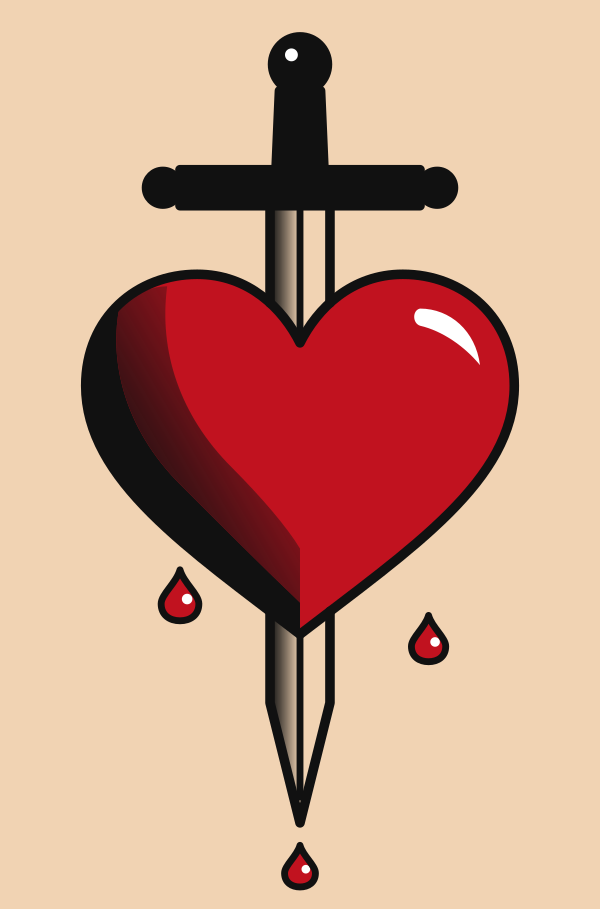
#> input picture flashs/dague-coeur/apercu.png, 600 x 909 px
$ python buk_flash_import.py ../../../flashs/dague-coeur/apercu.png
#> lines starting #> are read from the running program, lines starting #| are printed output that depends on the picture; after the words box and inside, x2 and y2 are one past the last pixel; in counts of white or black regions, pixels touching at a corner belong together
#!/usr/bin/env python3
"""Convertit un motif d'une planche de flash (photo/scan) en flash au contrat buk.

C'est la façon recommandée de faire un flash de qualité : partir d'un VRAI dessin traditionnel
(planche du domaine public, croquis de la personne) plutôt que de dessiner point par point.

Ce que fait le script :
  1. détecte l'encre noire, le rouge, le bleu et le vert sur le papier (espace Lab) ;
  2. trait de plume → squelette → lignes centrales lissées, épaisseur d'aiguille (lining RL7) ;
  3. silhouette extérieure → contour épais lissé (bold-line RL11) ;
  4. aplats : rouge → solid-red ; noir épais et vert → solid-black (le vert n'existe pas chez
     buk) ; bleu → whip (le bleu des vieux flashs devient de l'ombrage noir) ;
  5. écrit un SVG en mm au contrat buk (validé par buk_validate.py).

Usage :
  python3 buk_flash_import.py planche.jpg --crop x0 y0 x1 y1 --largeur-mm 70 --titre "Rose" -o rose.svg
  (--crop en pixels de l'image d'origine ; --apercu pour un PNG de contrôle)

Dépendances : opencv-contrib (ximgproc) ou scikit-image, numpy.
À n'utiliser que sur des images dont on a le droit : domaine public (CC0), ses propres dessins.
"""
from __future__ import annotations

import argparse
import math
import sys
from pathlib import Path

try:
    import cv2
    import numpy as np
except ImportError:  # pragma: no cover
    sys.exit("pip install opencv-contrib-python-headless numpy")

NOIR, ROUGE = "#111111", "#C1121F"


# --------------------------------------------------------------------------- masques

def masques(img, trait_px=5):
    """Renvoie (traits, noir_plein, rouge, bleu, vert).

    Les traits de plume sont isolés par un « black-hat » sur la luminance : ce qui est plus
    sombre que son voisinage immédiat, que le fond soit le papier ou un aplat rouge.
    """
    lab = cv2.cvtColor(img, cv2.COLOR_BGR2LAB).astype(np.int16)
    L, A, B = lab[..., 0], lab[..., 1] - 128, lab[..., 2] - 128
    # Tout est mesuré par rapport au papier (jaune, brun, crème…) : couleur médiane des pixels clairs.
    clair = L > np.percentile(L, 55)
    paper, pA, pB = float(np.median(L[clair])), float(np.median(A[clair])), float(np.median(B[clair]))
    dA, dB = A - pA, B - pB
    k = max(9, int(trait_px * 3) | 1)
    bh = cv2.morphologyEx(L.astype(np.uint8), cv2.MORPH_BLACKHAT, cv2.getStructuringElement(cv2.MORPH_ELLIPSE, (k, k)))
    # Seuil d'Otsu sur la réponse black-hat : sépare le trait du grain du papier.
    vals = bh[bh > 4].astype(np.uint8)
    otsu = cv2.threshold(vals.reshape(-1, 1), 0, 255, cv2.THRESH_BINARY + cv2.THRESH_OTSU)[0] if vals.size else 20
    seuil = max(16, otsu)
    rouge = (dA > 18) & (dA > np.abs(dB) * .45)
    traits = (bh > seuil) | ((bh > seuil * .7) & rouge)
    noir_plein = (L < paper * .4) & (dA < 16)
    bleu = (dB < -9) & (dA < 8) & (L < paper * .95) & (L > paper * .3)
    vert = (dA < -8) & (L < paper * .95) & (L > paper * .3)
    return traits, noir_plein, rouge, bleu, vert


def nettoie(m, ouv=2, ferm=3, aire_min=30):
    m = m.astype(np.uint8) * 255
    if ferm:
        m = cv2.morphologyEx(m, cv2.MORPH_CLOSE, np.ones((ferm, ferm), np.uint8))
    if ouv:
        m = cv2.morphologyEx(m, cv2.MORPH_OPEN, np.ones((ouv, ouv), np.uint8))
    n, lab, stats, _ = cv2.connectedComponentsWithStats(m, 8)
    out = np.zeros_like(m)
    for i in range(1, n):
        if stats[i, cv2.CC_STAT_AREA] >= aire_min:
            out[lab == i] = 255
    return out


def sans_bord(m, marge=3, part=.2):
    """Supprime les composantes qui touchent le bord du cadre (œillets, motif voisin coupé)."""
    m = m.astype(np.uint8)
    if m.max() == 1:
        m = m * 255
    n, lab, stats, _ = cv2.connectedComponentsWithStats(m, 8)
    h, w = m.shape
    out = m.copy()
    if n <= 1:
        return out
    grand = stats[1:, cv2.CC_STAT_AREA].max()
    for i in range(1, n):
        x, y, ww, hh, aire = stats[i]
        touche = x <= marge or y <= marge or x + ww >= w - marge or y + hh >= h - marge
        if touche and aire < part * grand:  # petit morceau coupé par le cadre : pas le motif
            out[lab == i] = 0
    return out


# [27 lines left out: function _zhang_suen, not called in this run]


def squelette(m):
    if hasattr(cv2, "ximgproc"):
        return cv2.ximgproc.thinning(m, thinningType=cv2.ximgproc.THINNING_ZHANGSUEN)
    try:
        from skimage.morphology import skeletonize
        return (skeletonize(m > 0) * 255).astype(np.uint8)
    except ImportError:
        return _zhang_suen(m)


# --------------------------------------------------------------------------- géométrie

NB = [(-1, -1), (0, -1), (1, -1), (-1, 0), (1, 0), (-1, 1), (0, 1), (1, 1)]


def polylignes(sk):
    """Squelette (pixels) → liste de polylignes, coupées aux jonctions."""
    ys, xs = np.nonzero(sk)
    pts = set(zip(xs.tolist(), ys.tolist()))

    def voisins(p):
        x, y = p
        return [(x + dx, y + dy) for dx, dy in NB if (x + dx, y + dy) in pts]
    deg = {p: len(voisins(p)) for p in pts}
    vus = set()
    lignes = []

    def marche(a, b):
        ligne = [a, b]
        vus.add(frozenset((a, b)))
        prev, cur = a, b
        while deg[cur] == 2:
            nxt = [q for q in voisins(cur) if q != prev and frozenset((cur, q)) not in vus]
            if not nxt:
                break
            vus.add(frozenset((cur, nxt[0])))
            prev, cur = cur, nxt[0]
            ligne.append(cur)
        return ligne
    for p in pts:
        if deg[p] != 2:
            for q in voisins(p):
                if frozenset((p, q)) not in vus:
                    lignes.append(marche(p, q))
    for p in pts:  # boucles fermées sans extrémité
        for q in voisins(p):
            if frozenset((p, q)) not in vus:
                lignes.append(marche(p, q))
    return lignes


def raccorde(lignes, gap, angle_max=55):
    """Relie les bouts de polylignes proches et à peu près alignés (trait de plume coupé).

    Glouton : toutes les paires de bouts candidates sont triées par distance une seule fois.
    """
    cosmax = math.cos(math.radians(angle_max))

    def dirn(pl, fin):
        a, b = (pl[-1], pl[max(0, len(pl) - 6)]) if fin else (pl[0], pl[min(len(pl) - 1, 5)])
        dx, dy = a[0] - b[0], a[1] - b[1]
        n = math.hypot(dx, dy) or 1
        return dx / n, dy / n
    ends = []
    for i, pl in enumerate(lignes):
        for fin in (False, True):
            ends.append((i, fin, pl[-1] if fin else pl[0], dirn(pl, fin)))
    cand = []
    cell = {}
    for k, (_, _, p, _) in enumerate(ends):
        cell.setdefault((int(p[0] // gap), int(p[1] // gap)), []).append(k)
    for k, (i, fa, pa, da) in enumerate(ends):
        cx, cy = int(pa[0] // gap), int(pa[1] // gap)
        for dx in (-1, 0, 1):
            for dy in (-1, 0, 1):
                for m in cell.get((cx + dx, cy + dy), []):
                    j, fb, pb, db = ends[m]
                    if m <= k or j == i:
                        continue
                    d = math.hypot(pb[0] - pa[0], pb[1] - pa[1])
                    if d == 0 or d > gap:
                        continue
                    ux, uy = (pb[0] - pa[0]) / d, (pb[1] - pa[1]) / d
                    if da[0] * ux + da[1] * uy > cosmax and -(db[0] * ux + db[1] * uy) > cosmax:
                        cand.append((d, k, m))
    cand.sort()
    # Chaque bout ne sert qu'une fois : les lignes forment des chemins (ou des boucles).
    lien = {}
    for _, k, m in cand:
        if k in lien or m in lien:
            continue
        lien[k], lien[m] = m, k
    n = len(lignes)
    vus = set()

    def parcourt(start, premier_bout):
        """premier_bout : 0 si la ligne est prise dans son sens, 1 si inversée."""
        chaine, cur, entree = [], start, premier_bout
        while cur not in vus:
            vus.add(cur)
            pl = lignes[cur] if entree == 0 else lignes[cur][::-1]
            chaine += pl
            sortie = 2 * cur + (1 - entree)
            if sortie not in lien:
                break
            m = lien[sortie]
            cur, entree = m // 2, m % 2
        return chaine
    out = []
    for i in range(n):  # chemins : partir d'une ligne dont un bout est libre
        if i in vus:
            continue
        if 2 * i not in lien:
            out.append(parcourt(i, 0))
        elif 2 * i + 1 not in lien:
            out.append(parcourt(i, 1))
    for i in range(n):  # boucles restantes
        if i not in vus:
            out.append(parcourt(i, 0))
    return out


def adoucit(pl, w=5):
    """Moyenne glissante sur les points (efface le tremblé du squelette), bouts conservés."""
    if len(pl) <= w:
        return pl
    a = np.array(pl, float)
    k = np.ones(w) / w
    xs = np.convolve(np.pad(a[:, 0], w // 2, mode="edge"), k, mode="valid")
    ys = np.convolve(np.pad(a[:, 1], w // 2, mode="edge"), k, mode="valid")
    out = list(zip(xs.tolist(), ys.tolist()))
    out[0], out[-1] = pl[0], pl[-1]
    return out


def rdp(pts, eps):
    if len(pts) < 3:
        return pts
    a, b = np.array(pts[0], float), np.array(pts[-1], float)
    ab = b - a
    n = np.hypot(*ab) or 1e-9
    d = [abs(ab[0] * (p[1] - a[1]) - ab[1] * (p[0] - a[0])) / n for p in pts[1:-1]]
    i = int(np.argmax(d)) + 1
    if d[i - 1] > eps:  # noqa: SIM108
        return rdp(pts[:i + 1], eps)[:-1] + rdp(pts[i:], eps)
    return [pts[0], pts[-1]]


def lisse_d(pts, ferme=False, k=1 / 6):
    """Polyligne → chemin de Béziers (Catmull-Rom). Coordonnées déjà en mm."""
    if len(pts) < 2:
        return ""
    if ferme and pts[0] == pts[-1]:
        pts = pts[:-1]
    n = len(pts)
    f = lambda p: f"{p[0]:.2f} {p[1]:.2f}"  # noqa: E731
    d = ["M" + f(pts[0])]
    rng = range(n) if ferme else range(n - 1)
    for i in rng:
        p0 = pts[i - 1] if (ferme or i > 0) else pts[i]
        p1, p2 = pts[i], pts[(i + 1) % n]
        p3 = pts[(i + 2) % n] if (ferme or i + 2 < n) else p2
        c1 = (p1[0] + (p2[0] - p0[0]) * k, p1[1] + (p2[1] - p0[1]) * k)
        c2 = (p2[0] - (p3[0] - p1[0]) * k, p2[1] - (p3[1] - p1[1]) * k)
        d.append("C" + " ".join((f(c1), f(c2), f(p2))))
    if ferme:
        d.append("Z")
    return " ".join(d)


def contours_zone(m, s, eps_px):
    """Masque → chemin (avec trous, evenodd) en mm."""
    cnts, _ = cv2.findContours(m, cv2.RETR_CCOMP, cv2.CHAIN_APPROX_NONE)
    parts = []
    for c in cnts:
        if cv2.contourArea(c) < 25:
            continue
        a = cv2.approxPolyDP(c, eps_px, True).reshape(-1, 2)
        if len(a) < 3:
            continue
        parts.append(lisse_d([(x * s, y * s) for x, y in a.tolist()], ferme=True))
    return " ".join(parts)


# --------------------------------------------------------------------------- conversion

def convertir(img, largeur_mm, titre, placement="", trait_mm=0.8, contour_mm=1.4):
    h0, w0 = img.shape[:2]
    up = max(1.0, 900 / max(h0, w0))  # travailler à ~900 px pour un squelette propre
    img = cv2.resize(img, (round(w0 * up), round(h0 * up)), interpolation=cv2.INTER_CUBIC)
    img = cv2.bilateralFilter(img, 7, 40, 7)
    h, w = img.shape[:2]
    s = largeur_mm / w  # mm par pixel
    traits, noir_plein, rouge, bleu, vert = masques(img, trait_px=4 * up)
    lignes = nettoie(traits, ouv=0, ferm=5, aire_min=int(40 * up))
    lignes = sans_bord(lignes)
    noir_plein = sans_bord(noir_plein.astype(np.uint8) * 255, part=10) > 0  # un aplat noir au bord = œillet
    epais = nettoie(noir_plein, ouv=7, ferm=3, aire_min=int(300 * up))
    lignes = cv2.subtract(lignes, cv2.dilate(epais, np.ones((3, 3), np.uint8), iterations=2))
    ink = cv2.bitwise_or(lignes, epais)
    dist = cv2.distanceTransform(lignes, cv2.DIST_L2, 5)
    trait_px = float(np.percentile(dist[dist > 0], 75) * 2) if (dist > 0).any() else 3.0

    rouge_m = nettoie((sans_bord(rouge) > 0) | ((cv2.dilate(rouge.astype(np.uint8), np.ones((5, 5), np.uint8)) > 0) & (lignes > 0)),
                      ouv=3, ferm=9, aire_min=int(60 * up))
    bleu_m = nettoie(bleu & ~(rouge_m > 0) & ~noir_plein, ouv=3, ferm=7, aire_min=int(80 * up))
    vert_m = nettoie(vert & ~(rouge_m > 0) & ~noir_plein, ouv=3, ferm=7, aire_min=int(80 * up))
    noir_m = cv2.bitwise_or(epais, vert_m)

    # Silhouette : tout ce qui est dessiné, trous bouchés.
    tout = cv2.bitwise_or(cv2.bitwise_or(ink, rouge_m), cv2.bitwise_or(bleu_m, vert_m))
    tout = cv2.morphologyEx(tout, cv2.MORPH_CLOSE, np.ones((9, 9), np.uint8))
    sil_c, _ = cv2.findContours(tout, cv2.RETR_EXTERNAL, cv2.CHAIN_APPROX_NONE)
    sil_c = [c for c in sil_c if cv2.contourArea(c) > 0.01 * h * w]
    sil = np.zeros_like(tout)
    cv2.drawContours(sil, sil_c, -1, 255, -1)
    bord = np.zeros_like(tout)
    cv2.drawContours(bord, sil_c, -1, 255, int(max(6, trait_px * 3.2)))

    # Trait intérieur : squelette des lignes, hors bord de silhouette (déjà au contour épais).
    sk = squelette(lignes)
    sk[bord > 0] = 0
    traits = []
    pls = [pl for pl in polylignes(sk) if len(pl) >= 4]
    pls = raccorde(pls, gap=trait_px * 3.5)
    for pl in pls:
        if len(pl) < max(10, trait_px * 3.5):
            continue
        court = len(pl) < trait_px * 14  # lettres, petits détails : moins lisser
        pl = rdp(adoucit(pl, 3 if court else 7), 1.0 if court else 1.6)
        traits.append(lisse_d([(x * s, y * s) for x, y in pl]))
    sil_d = []
    for c in sil_c:
        c2 = adoucit([tuple(q) for q in c.reshape(-1, 2).tolist()], 9)
        a = cv2.approxPolyDP(np.array(c2, np.float32).reshape(-1, 1, 2), 1.8, True).reshape(-1, 2)
        sil_d.append(lisse_d([(x * s, y * s) for x, y in a.tolist()], ferme=True))

    # Aplats : chaque région fermée par les traits prend la couleur qui y domine et se remplit
    # entièrement, jusque sous les traits (comme un remplissage au tatouage).
    barriere = cv2.dilate(cv2.bitwise_or(lignes, bord // 255 * 0 + cv2.subtract(cv2.dilate(sil, np.ones((3, 3), np.uint8)), sil)),
                          np.ones((3, 3), np.uint8))
    libre = cv2.bitwise_and(sil, cv2.bitwise_not(barriere))
    n, lab = cv2.connectedComponents(libre, connectivity=4)
    sous = int(max(2, trait_px * .9))
    pleins = {"rouge": np.zeros_like(sil), "ombrage": np.zeros_like(sil), "noir": np.zeros_like(sil)}
    for i in range(1, n):
        reg = lab == i
        aire = int(reg.sum())
        if aire < 20:
            continue
        parts = {"rouge": (rouge_m[reg] > 0).mean(), "ombrage": (bleu_m[reg] > 0).mean(),
                 "noir": ((vert_m[reg] > 0) | (epais[reg] > 0)).mean()}
        k, v = max(parts.items(), key=lambda kv: kv[1])
        if v >= .35:
            pleins[k][reg] = 255
    zone = {}
    for k, m in pleins.items():
        m = cv2.dilate(m, np.ones((3, 3), np.uint8), iterations=sous)
        m = cv2.morphologyEx(m, cv2.MORPH_CLOSE, np.ones((5, 5), np.uint8))
        if k == "noir":
            m = cv2.bitwise_or(m, epais)
        elif k == "rouge":  # secours : le rouge peint, même si les traits ne ferment pas la zone
            m = cv2.bitwise_or(m, cv2.morphologyEx(rouge_m, cv2.MORPH_OPEN, np.ones((5, 5), np.uint8)))
        zone[k] = contours_zone(cv2.bitwise_and(m, sil), s, 1.4)

    H = h * s
    g = []

    def layer(id_, kind, tech, needle, ink_, order, body):
        if body:
            g.append(f'  <g id="{id_}" data-buk-kind="{kind}" data-technique="{tech}" data-needle="{needle}" '
                     f'data-ink="{ink_}" data-order="{order}">\n' + "\n".join(body) + "\n  </g>")
    layer("rouge", "zone", "solid-red", "RM11", "rouge", 5,
          [f'    <path fill="{ROUGE}" fill-rule="evenodd" d="{zone["rouge"]}"/>'] if zone["rouge"] else [])
    layer("ombrage", "zone", "whip", "RM9", "noir", 3,
          [f'    <path fill="{NOIR}" fill-rule="evenodd" d="{zone["ombrage"]}"/>'] if zone["ombrage"] else [])
    layer("noir", "zone", "solid-black", "RM13", "noir", 4,
          [f'    <path fill="{NOIR}" fill-rule="evenodd" d="{zone["noir"]}"/>'] if zone["noir"] else [])
    style = 'fill="none" stroke="#111111" stroke-linecap="round" stroke-linejoin="round"'
    layer("interieur", "line", "lining", "RL5", "noir", 2,
          [f'    <path {style} stroke-width="{trait_mm}" d="{d}"/>' for d in traits])
    layer("contour", "line", "bold-line", "RL11", "noir", 1,
          [f'    <path {style} stroke-width="{contour_mm}" d="{d}"/>' for d in sil_d])
    head = (f'<svg xmlns="http://www.w3.org/2000/svg" width="{largeur_mm:g}mm" height="{H:.1f}mm" '
            f'viewBox="0 0 {largeur_mm:g} {H:.1f}" data-buk-title="{titre}"'
            + (f' data-buk-placement="{placement}"' if placement else "") + ">")
    return head + "\n" + "\n".join(g) + "\n</svg>\n"


def main() -> int:
    ap = argparse.ArgumentParser(description=__doc__, formatter_class=argparse.RawDescriptionHelpFormatter)
    ap.add_argument("image")
    ap.add_argument("--crop", type=int, nargs=4, metavar=("X0", "Y0", "X1", "Y1"))
    ap.add_argument("--largeur-mm", type=float, default=70)
    ap.add_argument("--titre", default="Flash importé")
    ap.add_argument("--placement", default="")
    ap.add_argument("--trait-mm", type=float, default=0.8)
    ap.add_argument("--contour-mm", type=float, default=1.4)
    ap.add_argument("-o", "--out")
    a = ap.parse_args()
    img = cv2.imread(a.image)
#> img is the input picture: shape (909, 600, 3); mean B, G, R 137.9, 159.3, 206.8
    if img is None:
        sys.exit(f"Image illisible : {a.image}")
    if a.crop:
        x0, y0, x1, y1 = a.crop
        img = img[y0:y1, x0:x1]
    svg = convertir(img, a.largeur_mm, a.titre, a.placement, a.trait_mm, a.contour_mm)
#> in masques, `lab = cv2.cvtColor(img, cv2.COLOR_BGR2LAB).astype(np.int16)`:
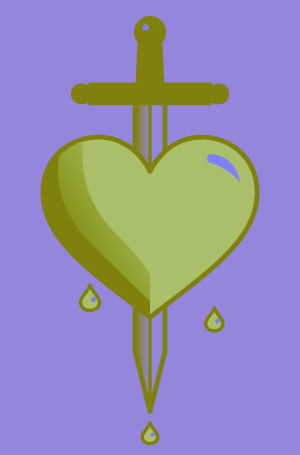
#> lab: shape (909, 600, 3) int16 (shown at 1/2 size); mean B, G, R 178, 141.8, 148.7
#> in masques, `L, A, B = lab[..., 0], lab[..., 1] - 128, lab[..., 2] - 128`:
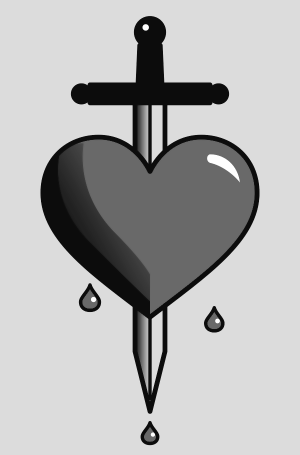
#> L: shape (909, 600) int16 (shown at 1/2 size); min 12, max 255, mean 178
#> in masques, `L, A, B = lab[..., 0], lab[..., 1] - 128, lab[..., 2] - 128`:
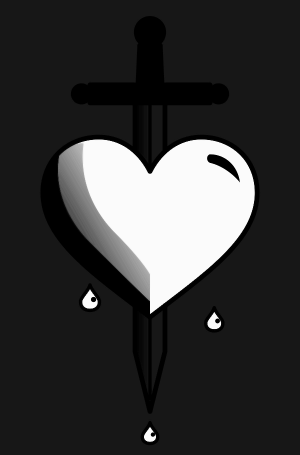
#> A: shape (909, 600) int16 (shown at 1/2 size); min 0, max 64, mean 13.8; drawn with min black and max white
#> in masques, `L, A, B = lab[..., 0], lab[..., 1] - 128, lab[..., 2] - 128`:
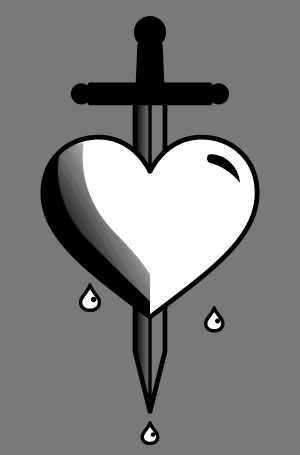
#> B: shape (909, 600) int16 (shown at 1/2 size); min 0, max 42, mean 20.7; drawn with min black and max white
#> in masques, `clair = L > np.percentile(L, 55)`:
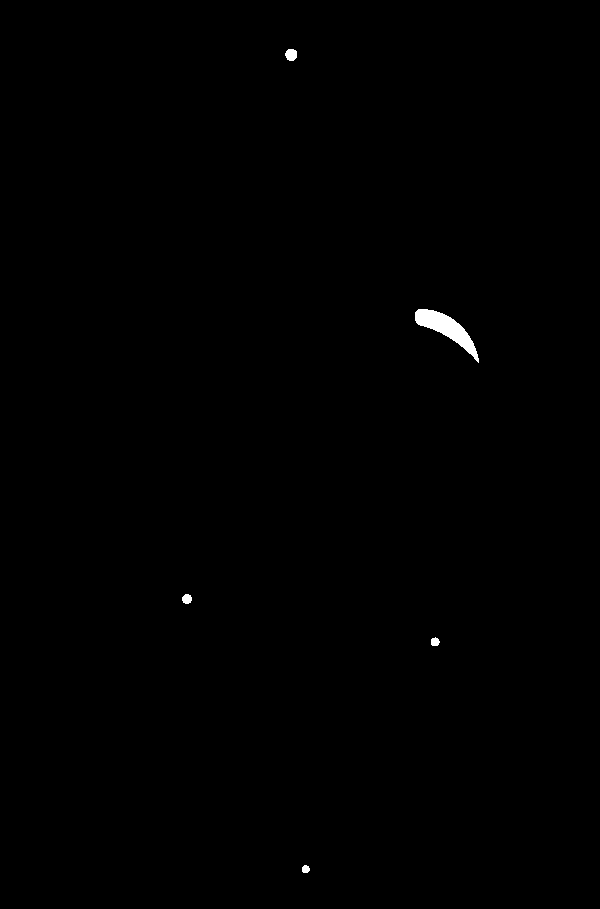
#> clair: shape (909, 600) bool; 0.27% white; 5 white regions, box (x1, y1, x2, y2) and area: (415, 309, 479, 363) 1162, (285, 49, 297, 61) 117, (182, 594, 192, 604) 79, (431, 637, 440, 646) 63, (302, 865, 310, 873) 52
#> in masques, `paper, pA, pB = float(np.median(L[clair])), float(np.median(A[clair]))..`: paper = 255; pA = 0
#> in masques, `bh = cv2.morphologyEx(L.astype(np.uint8), cv2.MORPH_BLACKHAT, cv2.getS..`:
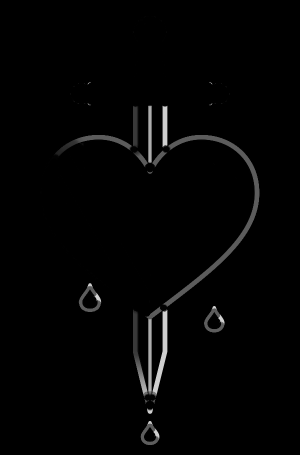
#> bh: shape (909, 600) (shown at 1/2 size); min 0, max 208, mean 3.6
#> in masques, `vals = bh[bh > 4].astype(np.uint8)`: vals = 18479 values, max 208 at index 181, min 5 at index 36, mean 105.4
#> in masques, `otsu = cv2.threshold(vals.reshape(-1, 1), 0, 255, cv2.THRESH_BINARY + ..`: otsu = 132
#> in masques, `noir_plein = (L < paper * .4) & (dA < 16)`:
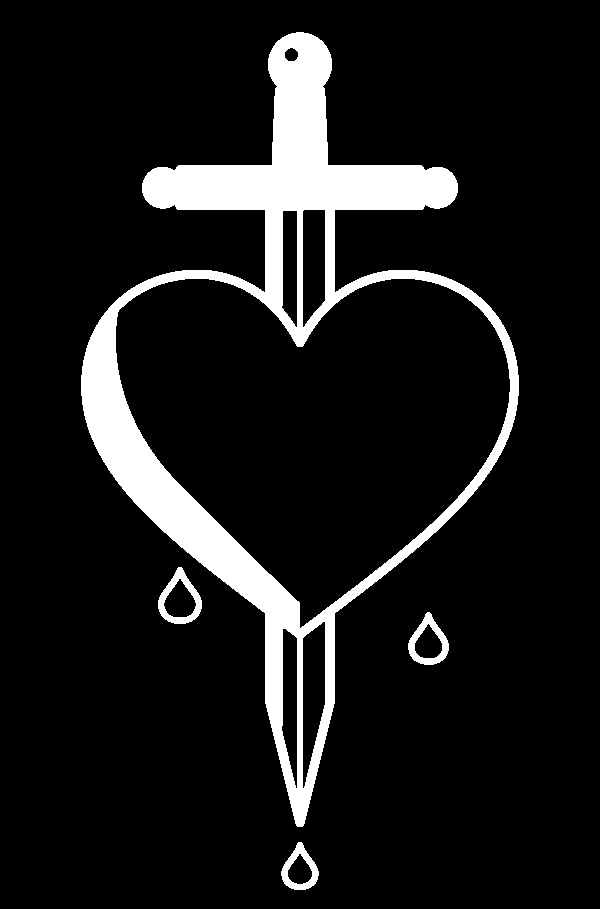
#> noir_plein: shape (909, 600) bool; 10.1% white; 4 white regions, box (x1, y1, x2, y2) and area: (81, 32, 519, 827) 52797, (158, 567, 202, 624) 883, (408, 612, 449, 665) 809, (281, 842, 319, 890) 723
#> (the rest of the program and of its run is left out)
